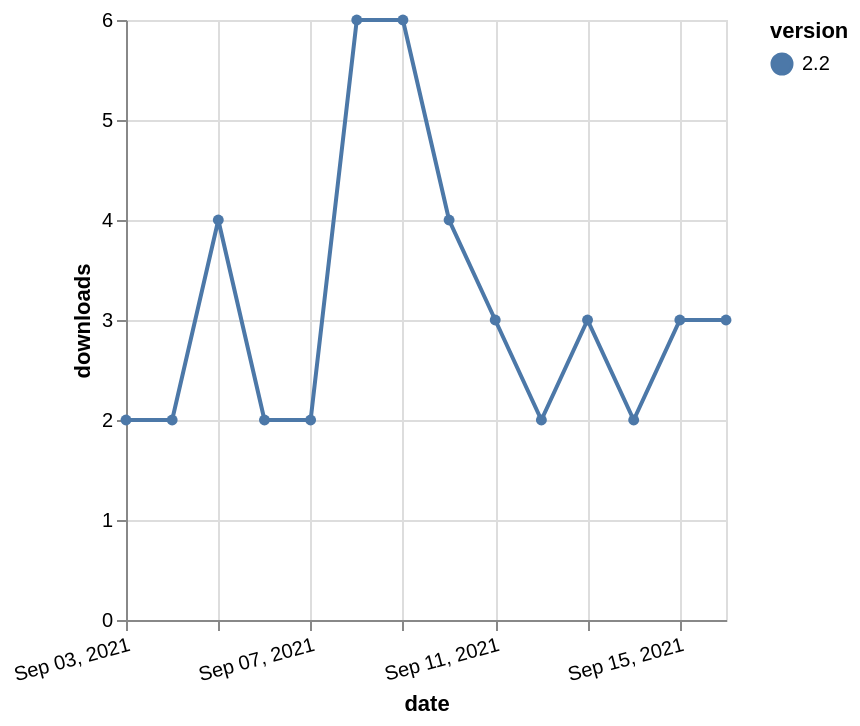

Write the Vega-Lite specification saved for this chart.
### Vega-Lite specification from a JSON file in a GitHub repository (floating-point values rounded to 4 significant figures)
{"$schema": "https://vega.github.io/schema/vega-lite/v5.json", "description": "A simple bar chart with embedded data.", "data": {"values": [{"date": "2021-09-03", "total": 5178, "delta": 2, "version": "2.2"}, {"date": "2021-09-04", "total": 5180, "delta": 2, "version": "2.2"}, {"date": "2021-09-05", "total": 5184, "delta": 4, "version": "2.2"}, {"date": "2021-09-06", "total": 5186, "delta": 2, "version": "2.2"}, {"date": "2021-09-07", "total": 5188, "delta": 2, "version": "2.2"}, {"date": "2021-09-08", "total": 5194, "delta": 6, "version": "2.2"}, {"date": "2021-09-09", "total": 5200, "delta": 6, "version": "2.2"}, {"date": "2021-09-10", "total": 5204, "delta": 4, "version": "2.2"}, {"date": "2021-09-11", "total": 5207, "delta": 3, "version": "2.2"}, {"date": "2021-09-12", "total": 5209, "delta": 2, "version": "2.2"}, {"date": "2021-09-13", "total": 5212, "delta": 3, "version": "2.2"}, {"date": "2021-09-14", "total": 5214, "delta": 2, "version": "2.2"}, {"date": "2021-09-15", "total": 5217, "delta": 3, "version": "2.2"}, {"date": "2021-09-16", "total": 5220, "delta": 3, "version": "2.2"}]}, "width": "container", "mark": {"type": "line", "point": {"filled": true}}, "encoding": {"x": {"field": "date", "type": "temporal", "timeUnit": "yearmonthdate", "title": "date", "axis": {"labelAngle": -15}}, "y": {"field": "delta", "type": "quantitative", "title": "downloads"}, "color": {"field": "version", "type": "nominal"}, "tooltip": {"field": "delta"}}}
